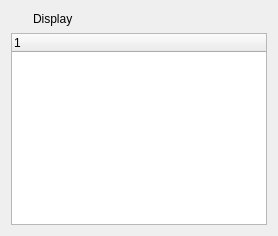
          <widget class="QWidget" name="tab_4">
           <attribute name="title">
            <string>rviz</string>
           </attribute>
           <layout class="QVBoxLayout" name="verticalLayout_12">
            <item>
             <layout class="QVBoxLayout" name="verticalLayout_11">
              <item>
               <layout class="QHBoxLayout" name="horizontalLayout_11">
                <item>
                 <widget class="QLabel" name="label_11">
                  <property name="minimumSize">
                   <size>
                    <width>16</width>
                    <height>16</height>
                   </size>
                  </property>
                  <property name="maximumSize">
                   <size>
                    <width>16</width>
                    <height>16</height>
                   </size>
                  </property>
                  <property name="text">
                   <string/>
                  </property>
                  <property name="pixmap">
                   <pixmap resource="../resources/images.qrc">:/images/display.png</pixmap>
                  </property>
                  <property name="scaledContents">
                   <bool>true</bool>
                  </property>
                 </widget>
                </item>
                <item>
                 <widget class="QLabel" name="label_12">
                  <property name="text">
                   <string>Display</string>
                  </property>
                 </widget>
                </item>
               </layout>
              </item>
              <item>
               <widget class="QTreeWidget" name="treeWidget">
                <attribute name="headerMinimumSectionSize">
                 <number>150</number>
                </attribute>
                <attribute name="headerDefaultSectionSize">
                 <number>150</number>
                </attribute>
                <column>
                 <property name="text">
                  <string notr="true">1</string>
                 </property>
                </column>
               </widget>
              </item>
             </layout>
            </item>
           </layout>
          </widget>
